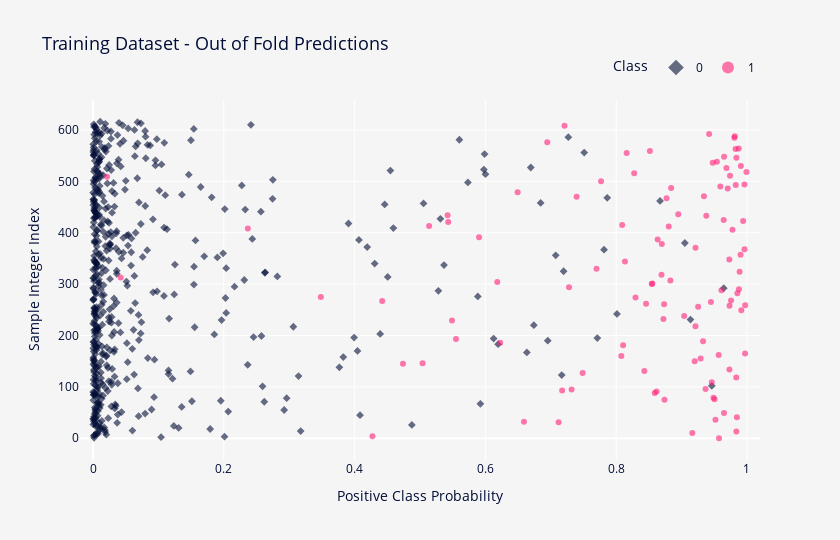

Write notebook code for a chart like this one.
### Code cell
y_proba_frame = pd.DataFrame(
    {
        "Sample Integer Index": np.arange(0, len(y)),
        "Positive Class Probability": y_proba_rescaled,
        "Class": y.values.astype(str),
    },
    index=y.index,
)

fig = px.scatter(
    y_proba_frame.reset_index(),
    x="Positive Class Probability",
    y="Sample Integer Index",
    symbol="Class",
    symbol_sequence=["diamond", "circle"],
    color="Class",
    color_discrete_sequence=["#010D36", "#FF2079"],
    category_orders={"Class": ("0", "1")},
    hover_data="Id",
    opacity=0.6,
    height=540,
    width=840,
    title="Training Dataset - Out of Fold Predictions",
)
fig.update_layout(
    font_color=FONT_COLOR,
    title_font_size=18,
    plot_bgcolor=BACKGROUND_COLOR,
    paper_bgcolor=BACKGROUND_COLOR,
    legend=dict(
        orientation="h",
        yanchor="bottom",
        xanchor="right",
        y=1.05,
        x=1,
        title="Class",
        itemsizing="constant",
    ),
    xaxis_range=[-0.02, 1.02],
)
fig.update_traces(marker_size=6)
fig.show()

### Figure 1 — Plotly figure (JSON) as saved in the notebook; plotly's stock layout.template omitted (floating-point values rounded to 4 significant figures; data arrays with more than 128 entries replaced by an {"elided": "..."} marker saying what was removed)
{"data": [{"customdata": {"elided": "509x1 str values"}, "hovertemplate": "Class=0<br>Positive Class Probability=%{x}<br>Sample Integer Index=%{y}<br>Id=%{customdata[0]}<extra></extra>", "legendgroup": "0", "marker": {"color": "#010D36", "opacity": 0.6, "size": 6, "symbol": "diamond"}, "mode": "markers", "name": "0", "orientation": "v", "showlegend": true, "type": "scatter", "x": {"elided": "509 float values"}, "xaxis": "x", "y": {"elided": "509 int values"}, "yaxis": "y"}, {"customdata": [["000ff2bfdfe9"], ["044fb8a146ec"], ["06055f3f6785"], ["06c0ddf265c5"], ["0e798fd4e6e7"], ["0f5fba133cb7"], ["103f611fdfc4"], ["1136a2966ed2"], ["1360fac6a227"], ["1bac22586f27"], ["1bcdc1af3458"], ["1ce075e25399"], ["228524bde6a3"], ["245a3f44cfc0"], ["24b40510d6a2"], ["2508534155a6"], ["26c79809c5ea"], ["2cddd2d70d72"], ["2f4e5de3de9c"], ["32c1d5bdae8d"], ["34a025893d36"], ["355bdddccdbd"], ["3924089e4396"], ["3a288ec2811f"], ["3bbe922b2cdb"], ["3e2d6dca77ec"], ["3f4bfe72745d"], ["401ca61716e4"], ["41216f6cee66"], ["463035913640"], ["46fe2d3b9e7b"], ["47e4c756d4a6"], ["49b8f248a42f"], ["582ef2696f72"], ["5c63c7b71282"], ["5d694ba9aa16"], ["5fe47095520d"], ["6468478fce4c"], ["667b389f278d"], ["67122d4bce03"], ["679465bb38ba"], ["67c8bfe99f1c"], ["67d932a88814"], ["68597a95792d"], ["68729b79859b"], ["687ebf4e5d7d"], ["6a2fa7569189"], ["6ab2d09883de"], ["6f5908450956"], ["72ee3bca17f6"], ["73483f848b67"], ["7445f4eac4de"], ["7830dec4b764"], ["785a0d3c4c41"], ["79b44ed25c29"], ["7af31043202c"], ["7cb9a95a62fc"], ["7f6d8841c044"], ["8065efe77fab"], ["81015c6c3404"], ["8803ec4462c1"], ["89a5ed9b71a8"], ["8ba157c016ba"], ["8ead0a51d11c"], ["8f5b7d4621da"], ["9230d1831db3"], ["96fbcce4f0c0"], ["98102929d244"], ["9ed6b861e9f7"], ["9ef1886b810c"], ["a082f422799b"], ["a20ba8577583"], ["a22a15853970"], ["a795db8ca395"], ["a7d4dd890a1b"], ["a92580fda1c3"], ["ac38de805eff"], ["acc1f36dca1c"], ["ad8e95777bf2"], ["b9856a5d8f13"], ["ba4443b0170c"], ["bbb1066a9afd"], ["c08f5a77f267"], ["c5c8ffd0c908"], ["c5cc9b3fa0b9"], ["c5f4dc4ae7fb"], ["c7f5064f4265"], ["c809ac237df8"], ["c9f71bcf8be0"], ["cf5439add02c"], ["cf84868cd1ce"], ["d0ecfae80796"], ["d1a9f56adc4a"], ["d3ce7974230c"], ["d482356ae08f"], ["d8dae19a0df0"], ["da1a5aec1818"], ["deaf77f02382"], ["dfa4ccdd5f4a"], ["e253dc2f97c0"], ["e52a2f7ad6a5"], ["e76aa8f0f2e7"], ["e7a607afea3d"], ["ed3486389307"], ["f16b095a433f"], ["f26ee0cee841"], ["f405c0b5836f"], ["fbb79ba9d642"]], "hovertemplate": "Class=1<br>Positive Class Probability=%{x}<br>Sample Integer Index=%{y}<br>Id=%{customdata[0]}<extra></extra>", "legendgroup": "1", "marker": {"color": "#FF2079", "opacity": 0.6, "size": 6, "symbol": "circle"}, "mode": "markers", "name": "1", "orientation": "v", "showlegend": true, "type": "scatter", "x": [0.9573, 0.4273, 0.9165, 0.9838, 0.7119, 0.659, 0.9519, 0.9847, 0.965, 0.8739, 0.9505, 0.9488, 0.859, 0.8618, 0.7174, 0.7319, 0.9367, 0.9462, 0.9837, 0.7487, 0.8432, 0.9732, 0.4739, 0.504, 0.9201, 0.9292, 0.8079, 0.9568, 0.9971, 0.8106, 0.6227, 0.9329, 0.555, 0.9213, 0.5489, 0.8723, 0.9041, 0.9914, 0.9253, 0.9734, 0.9973, 0.8734, 0.8457, 0.9449, 0.4422, 0.9758, 0.8296, 0.3484, 0.9854, 0.9611, 0.9877, 0.7279, 0.8545, 0.8553, 0.6182, 0.8829, 0.04222, 0.8693, 0.9888, 0.77, 0.8134, 0.973, 0.9903, 0.9963, 0.9214, 0.8699, 0.8635, 0.5903, 0.9779, 0.2367, 0.8804, 0.514, 0.8092, 0.5432, 0.9942, 0.9645, 0.9379, 0.5422, 0.8949, 0.8771, 0.7395, 0.9343, 0.6493, 0.9707, 0.8841, 0.9593, 0.9829, 0.9962, 0.7769, 0.02132, 0.9742, 0.8276, 0.9992, 0.9687, 0.9907, 0.9476, 0.9541, 0.9839, 0.9651, 0.8161, 0.8516, 0.9827, 0.9874, 0.6946, 0.9808, 0.9813, 0.9422, 0.721], "xaxis": "x", "y": [0, 4, 10, 13, 31, 32, 36, 41, 49, 75, 76, 79, 88, 91, 93, 95, 96, 109, 118, 127, 131, 134, 145, 146, 150, 155, 160, 162, 165, 181, 186, 189, 193, 218, 229, 232, 238, 249, 256, 258, 259, 261, 262, 265, 267, 268, 274, 275, 282, 288, 290, 294, 300, 301, 304, 307, 313, 318, 324, 330, 344, 348, 357, 368, 371, 378, 387, 391, 406, 408, 412, 413, 415, 421, 423, 425, 433, 434, 436, 467, 470, 471, 479, 486, 487, 490, 493, 494, 500, 509, 511, 516, 518, 526, 530, 536, 538, 546, 548, 555, 559, 563, 564, 576, 585, 588, 592, 608], "yaxis": "y"}], "layout": {"font": {"color": "#010D36"}, "height": 540, "legend": {"itemsizing": "constant", "orientation": "h", "title": {"text": "Class"}, "tracegroupgap": 0, "x": 1, "xanchor": "right", "y": 1.05, "yanchor": "bottom"}, "paper_bgcolor": "#F6F5F5", "plot_bgcolor": "#F6F5F5", "title": {"font": {"size": 18}, "text": "Training Dataset - Out of Fold Predictions"}, "width": 840, "xaxis": {"anchor": "y", "domain": [0, 1], "range": [-0.02, 1.02], "title": {"text": "Positive Class Probability"}}, "yaxis": {"anchor": "x", "domain": [0, 1], "title": {"text": "Sample Integer Index"}}}}
